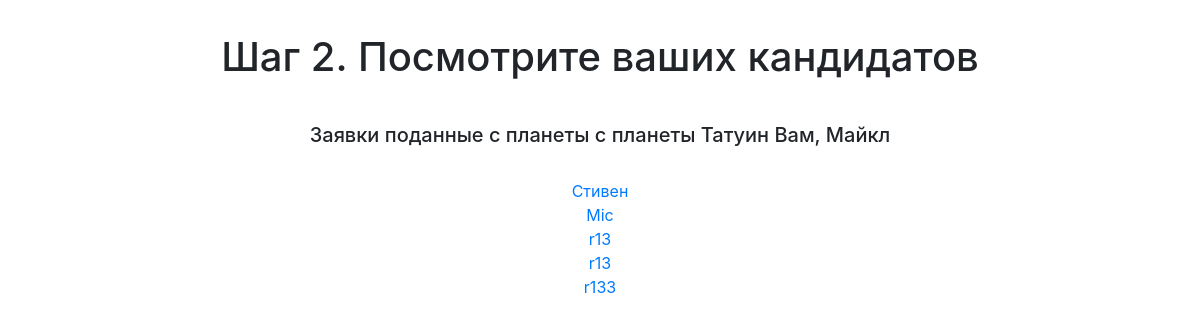
The app's page /academy/jedi/2/ with its own data.
### project/models.py (models this page shows, shortened)
class Jedi(models.Model): #Джедаи
	name = models.CharField(max_length=50, help_text="Введите имя")
	planet = models.ForeignKey(Planet, on_delete = models.DO_NOTHING)
	def __str__(self):
		return self.name

class Planet(models.Model): #Планеты
    planet_name = models.CharField(max_length=50, help_text="Введите планету")
    def __str__(self):
    	return self.planet_name

class Cand(models.Model): #Кандидаты
    name = models.CharField(max_length=50, help_text="Введите имя")
    age = models.IntegerField(help_text="Сколько вам лет?")
    email = models.EmailField(help_text="ivanov@gmail.com")
    planet = models.ForeignKey(Planet, on_delete = models.DO_NOTHING)
    his_jedi = models.ForeignKey(Jedi, null=True, on_delete = models.SET_NULL)
    num_answer = models.IntegerField(null = True, help_text="Количество правильных ответов")

### project/views.py (the view)
# urls.py: path('jedi/<int:id>/', Jedi_name, name='jedi_name'),
def Jedi_name(request, id):
		model = Jedi, Cand
		id = Jedi.objects.get(id__iexact=id)
		field = Jedi.objects.all()
		field_cand = Cand.objects.all()
		return render(request, 'jedi/jedi_list.html', context={'id':id, 'field':field, 'field_cand':field_cand})

### templates/jedi/jedi_list.html (shortened to what this page needs)
<!DOCTYPE html>
{% load staticfiles %}
<html lang="en">
<head>
	<link rel="stylesheet" href="https://stackpath.bootstrapcdn.com/bootstrap/4.1.3/css/bootstrap.min.css">
	<link rel="stylesheet" href="{% static "css/indexdjango-1.css" %}">
</head>
<body>
	<div class="container">
		<h1>Шаг 2. Посмотрите ваших кандидатов</h1>
		<h5>
			Заявки поданные с планеты с планеты
			{% for jedi in field %}
				{% if jedi.id == id.id %}
					{{ jedi.planet }}
				{% endif %}
			{% endfor %}
			Вам, {{ id }}
		</h5>
		<br>
		{% for jedi in field %}
			{% for cand in field_cand %}
				{% if jedi.id == id.id %}
					{% if jedi.planet == cand.planet %}
						<a href="cand{{ cand.id }}">{{ cand.name }}</a><br>
					{% endif %}
				{% endif %}
			{% endfor %}
		{% endfor %}
	</div>
	<link rel="stylesheet" href="https://stackpath.bootstrapcdn.com/bootstrap/4.1.3/css/bootstrap.min.css">
	<link rel="stylesheet" href="{% static "css/indexdjango-1.css" %}">
</body>
</html>

### static/css/indexdjango-1.css (style rules this page uses)
.container { text-align:center; }
h1 { padding-bottom:3%; padding-top:3%; }

### records on screen
Jedi: planet "Татуин", name "Майкл"
Cand: name "Стивен"
Cand: name "Mic"
Cand: name "r13"
Cand: name "r13"
Cand: name "r133"
